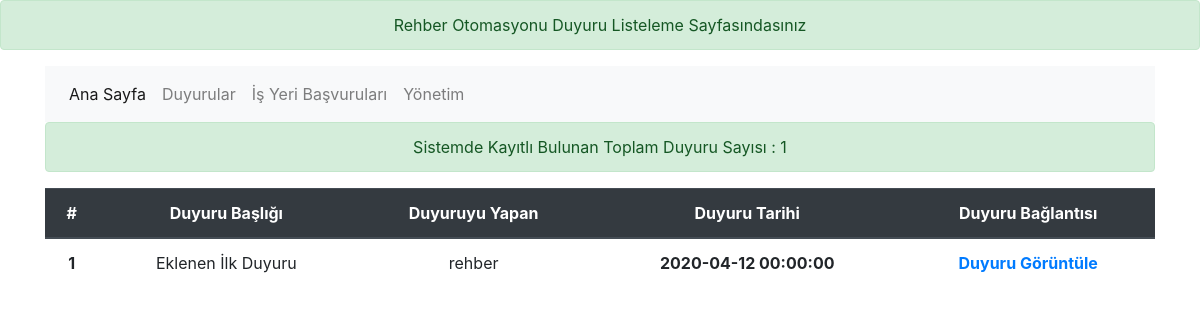
Screenshot of /duyuru_listesi with the database file from the repository.
### orm_db.py (models this page shows)
class Duyuru(db.Model):
    duyuru_id = db.Column(db.Integer, unique=True, primary_key=True, autoincrement=True)
    duyuru_yonetici_id = db.Column(db.Integer, db.ForeignKey('yonetici.yonetici_id'), nullable=False)
    duyuru_yonetici = db.relationship('Yonetici', backref=db.backref('duyuru_yonetici', lazy=True),
                                    foreign_keys=[duyuru_yonetici_id])
    duyuru_basligi = db.Column(db.String(500), nullable=False)
    duyuru_tarihi = db.Column(db.DateTime, nullable=False, default=datetime.utcnow)
    duyuru_aciklama = db.Column(db.String(500), nullable=False)

class Yonetici(db.Model):
    yonetici_id = db.Column(db.Integer, unique=True, primary_key=True, autoincrement=True)
    yonetici_adi_soyadi = db.Column(db.String(50), nullable=False)
    yonetici_tc = db.Column(db.String(11), unique=True, nullable=False)
    yonetici_sifre = db.Column(db.String(10), nullable=False)
    yonetici_email = db.Column(db.String(50))
    yonetici_tel = db.Column(db.String(12))
    yonetici_durum = db.Column(db.Integer, nullable=False)

### app.py (the view)
@app.route('/duyuru_listesi')
def duyuru_listesi():
    try:
        duyurular = Duyuru.query.all()
        return render_template("duyuru_listesi.html",duyurular=duyurular)
    except:
        return render_template("duyuru_listesi.html")

### templates/duyuru_listesi.html (shortened to what this page needs)
{% extends "index.html" %}
{% block icerik_baslik %}
 Rehber Otomasyonu Duyuru Listeleme Sayfasındasınız <br>
{% endblock %}
{% block icerik %}
    <div class="alert alert-success" role="alert">
    Sistemde Kayıtlı Bulunan Toplam Duyuru Sayısı : {{duyurular.__len__()}} <br>
    </div>
        <table class="table">
  <thead class="thead-dark">
    <tr>
      <th scope="col">#</th>
      <th scope="col">Duyuru Başlığı</th>
      <th scope="col">Duyuruyu Yapan</th>
      <th scope="col">Duyuru Tarihi</th>
        <th scope="col">Duyuru Bağlantısı</th>
    </tr>
  </thead>
  <tbody>
  {% for duyuru in duyurular %}
    <tr>
      <th scope="row">{{ duyuru.duyuru_id}}</th>
      <td>{{ duyuru.duyuru_basligi }}</td>
              <td>{{ duyuru.duyuru_yonetici.yonetici_adi_soyadi}}</td>
      <th>{{ duyuru.duyuru_tarihi}}</th>
        <th><a  href="/duyuru_goruntuleme/{{ duyuru.duyuru_id}}">Duyuru Görüntüle</a></th>
    </tr>
    {% endfor %}
    </table>
{% endblock %}

### rows the page displays
Duyuru: duyuru_id "1", duyuru_basligi "Eklenen İlk Duyuru", duyuru_yonetici.yonetici_adi_soyadi "rehber", duyuru_tarihi "2020-04-12 00:00:00"

### other values shown
{{ duyurular.__len__() }} "1"
